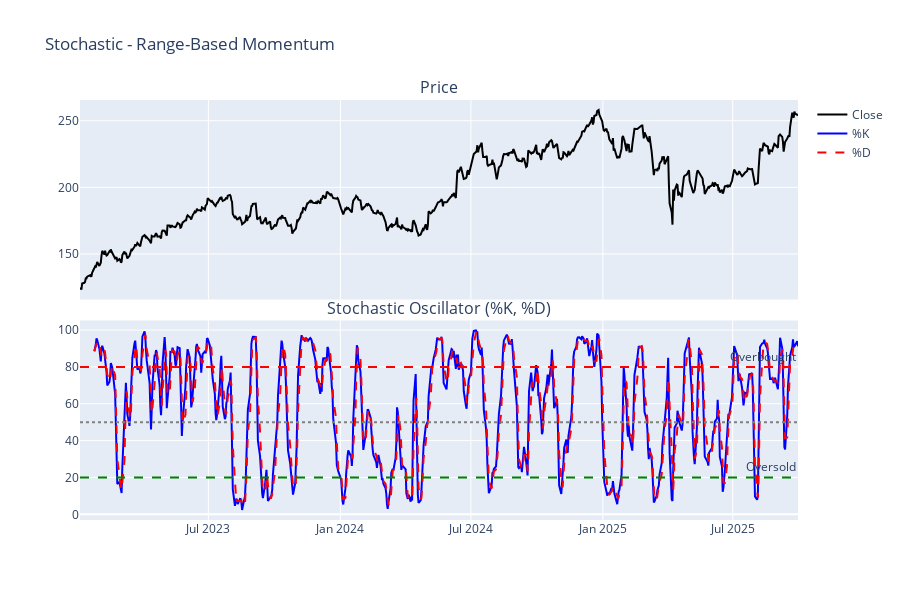

The notebook cell this image was saved under:
### Markdown cell above
## 6. Stochastic Oscillator

Shows where close is relative to high-low range (0-100). %K = fast line, %D = slow signal line. >80 = overbought, <20 = oversold.

### Code cell
stoch_k, stoch_d = calculate_stochastic(df, fastk_period=14, slowk_period=3, slowd_period=3)
df["stoch_k"] = stoch_k
df["stoch_d"] = stoch_d

fig = make_subplots(
    rows=2, cols=1, shared_xaxes=True, vertical_spacing=0.05, subplot_titles=("Price", "Stochastic Oscillator (%K, %D)")
)

fig.add_trace(go.Scatter(x=df["date"], y=df["close"], name="Close", line={"color": "black"}), row=1, col=1)

fig.add_trace(go.Scatter(x=df["date"], y=df["stoch_k"], name="%K", line={"color": "blue"}), row=2, col=1)
fig.add_trace(go.Scatter(x=df["date"], y=df["stoch_d"], name="%D", line={"color": "red", "dash": "dash"}), row=2, col=1)
fig.add_hline(y=80, line_dash="dash", line_color="red", row=2, col=1, annotation_text="Overbought")
fig.add_hline(y=20, line_dash="dash", line_color="green", row=2, col=1, annotation_text="Oversold")
fig.add_hline(y=50, line_dash="dot", line_color="gray", row=2, col=1)

fig.update_layout(height=600, title_text="Stochastic - Range-Based Momentum")
fig.show()

print(f"Stochastic %K mean: {df['stoch_k'].mean():.2f}")
print(f"Oversold periods (<20): {(df['stoch_k'] < 20).sum()} days")
print(f"Overbought periods (>80): {(df['stoch_k'] > 80).sum()} days")

### Figure 1 — Plotly figure (JSON) as saved in the notebook; plotly's stock layout.template omitted (floating-point values rounded to 4 significant figures; data arrays with more than 128 entries replaced by an {"elided": "..."} marker saying what was removed)
{"data": [{"line": {"color": "black"}, "name": "Close", "type": "scatter", "x": {"elided": "688 str values"}, "xaxis": "x", "y": {"elided": "688 float values"}, "yaxis": "y"}, {"line": {"color": "blue"}, "name": "%K", "type": "scatter", "x": {"elided": "688 str values"}, "xaxis": "x2", "y": {"elided": "688 float values"}, "yaxis": "y2"}, {"line": {"color": "red", "dash": "dash"}, "name": "%D", "type": "scatter", "x": {"elided": "688 str values"}, "xaxis": "x2", "y": {"elided": "688 float values"}, "yaxis": "y2"}], "layout": {"annotations": [{"font": {"size": 16}, "showarrow": false, "text": "Price", "x": 0.5, "xanchor": "center", "xref": "paper", "y": 1, "yanchor": "bottom", "yref": "paper"}, {"font": {"size": 16}, "showarrow": false, "text": "Stochastic Oscillator (%K, %D)", "x": 0.5, "xanchor": "center", "xref": "paper", "y": 0.475, "yanchor": "bottom", "yref": "paper"}, {"showarrow": false, "text": "Overbought", "x": 1, "xanchor": "right", "xref": "x2 domain", "y": 80, "yanchor": "bottom", "yref": "y2"}, {"showarrow": false, "text": "Oversold", "x": 1, "xanchor": "right", "xref": "x2 domain", "y": 20, "yanchor": "bottom", "yref": "y2"}], "height": 600, "shapes": [{"line": {"color": "red", "dash": "dash"}, "type": "line", "x0": 0, "x1": 1, "xref": "x2 domain", "y0": 80, "y1": 80, "yref": "y2"}, {"line": {"color": "green", "dash": "dash"}, "type": "line", "x0": 0, "x1": 1, "xref": "x2 domain", "y0": 20, "y1": 20, "yref": "y2"}, {"line": {"color": "gray", "dash": "dot"}, "type": "line", "x0": 0, "x1": 1, "xref": "x2 domain", "y0": 50, "y1": 50, "yref": "y2"}], "title": {"text": "Stochastic - Range-Based Momentum"}, "xaxis": {"anchor": "y", "domain": [0, 1], "matches": "x2", "showticklabels": false}, "xaxis2": {"anchor": "y2", "domain": [0, 1]}, "yaxis": {"anchor": "x", "domain": [0.525, 1]}, "yaxis2": {"anchor": "x2", "domain": [0, 0.475]}}}
